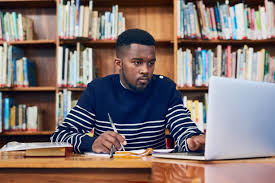
#> input picture student.jpg, 275 x 183 px
$ python binary.py
#> lines starting #> are read from the running program, lines starting #| are printed output that depends on the picture; after the words box and inside, x2 and y2 are one past the last pixel; in counts of white or black regions, pixels touching at a corner belong together
import cv2
img=cv2.imread("student.jpg")
#> img is the input picture: shape (183, 275, 3); mean B, G, R 113.9, 116.3, 130.5
gray=cv2.cvtColor(img,cv2.COLOR_BGR2GRAY)
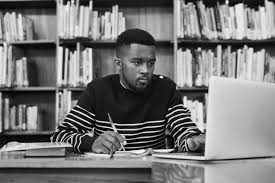
#> gray: shape (183, 275); min 0, max 253, mean 120.3
ret,binary=cv2.threshold(gray,150,255,cv2.THRESH_BINARY)#if <=150 black
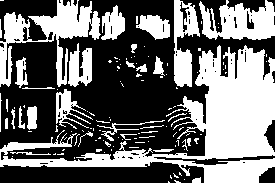
#> binary: shape (183, 275); 43.3% white; 121 white regions (89 under 20 px), largest, box (x1, y1, x2, y2) and area: (0, 45, 275, 183) 11330, (0, 0, 101, 87) 3018, (199, 0, 275, 40) 1989
cv2.imshow("student",binary)
cv2.waitKey(0)
cv2.destroyAllWindows()

$ run again, with bb.jpg copied over student.jpg
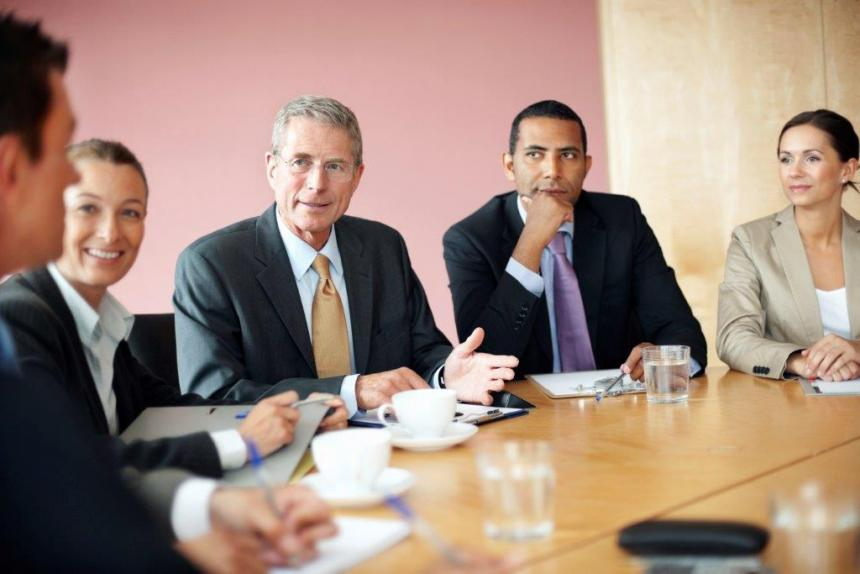
#> input picture bb.jpg, 860 x 574 px
#> img is the input picture: shape (574, 860, 3); mean B, G, R 123.8, 136.4, 159.9
#> `gray=cv2.cvtColor(img,cv2.COLOR_BGR2GRAY)`:
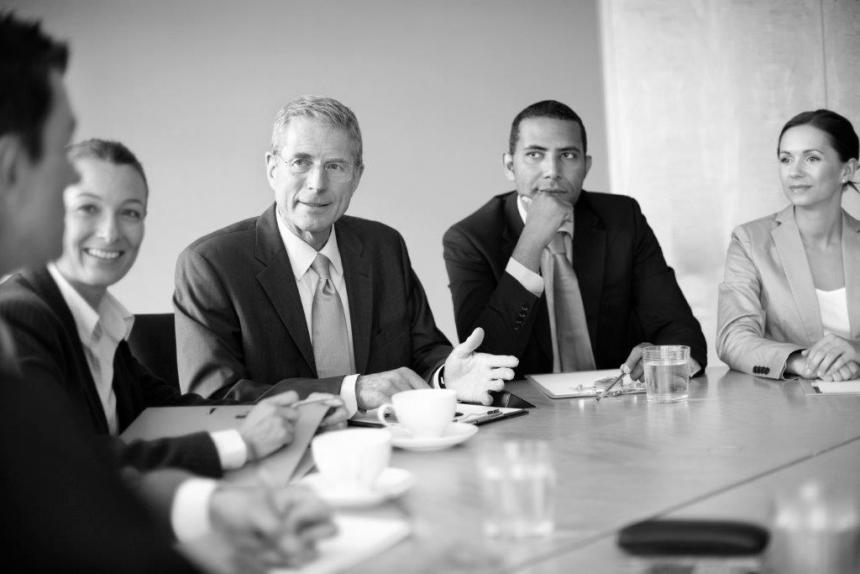
#> gray: shape (574, 860); min 0, max 255, mean 142
#> `ret,binary=cv2.threshold(gray,150,255,cv2.THRESH_BINARY)#if <=150 black`:
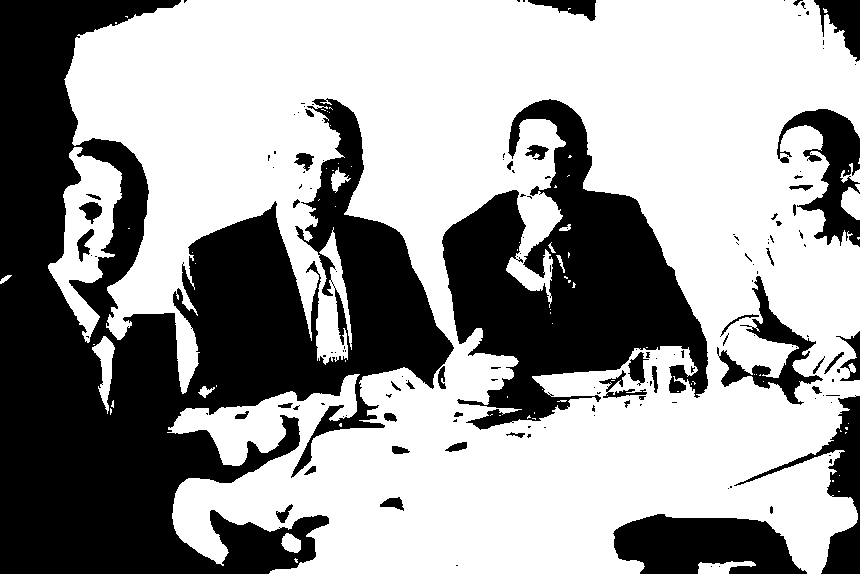
#> binary: shape (574, 860); 61.3% white; 151 black regions (105 under 20 px), largest, box (x1, y1, x2, y2) and area: (0, 0, 454, 574) 122769, (442, 99, 708, 430) 40871, (613, 514, 807, 574) 8546

$ run again, with s1.jpeg copied over student.jpg
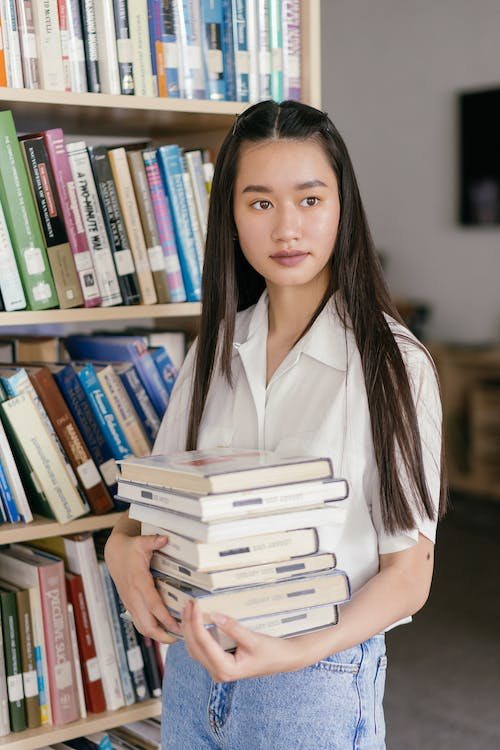
#> input picture s1.jpeg, 500 x 750 px
#> img is the input picture: shape (750, 500, 3); mean B, G, R 128.2, 133.4, 141.5
#> `gray=cv2.cvtColor(img,cv2.COLOR_BGR2GRAY)`:
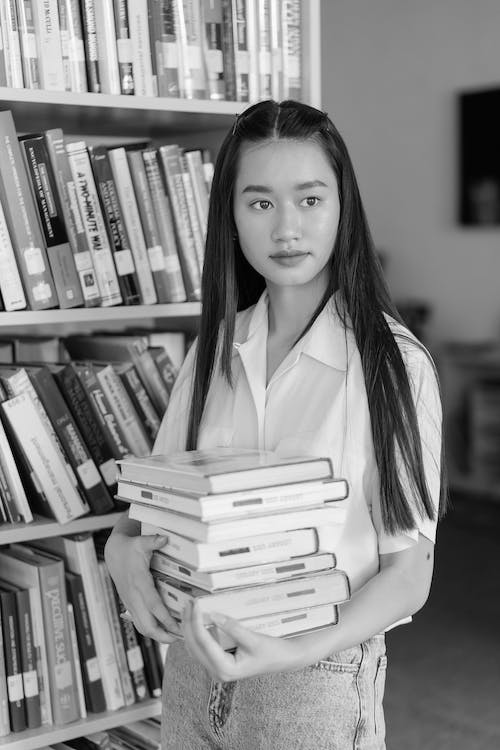
#> gray: shape (750, 500); min 0, max 255, mean 135.2
#> `ret,binary=cv2.threshold(gray,150,255,cv2.THRESH_BINARY)#if <=150 black`:
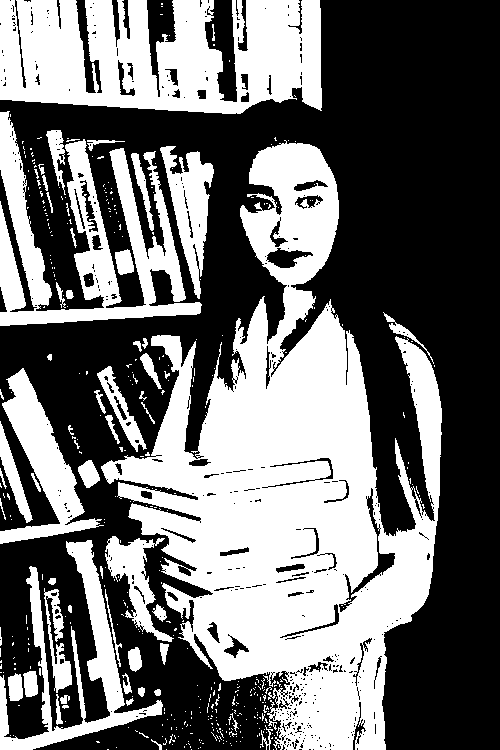
#> binary: shape (750, 500); 43.9% white; 428 white regions (368 under 20 px), largest, box (x1, y1, x2, y2) and area: (101, 140, 442, 750) 91912, (0, 0, 322, 114) 28173, (0, 111, 202, 326) 15226
